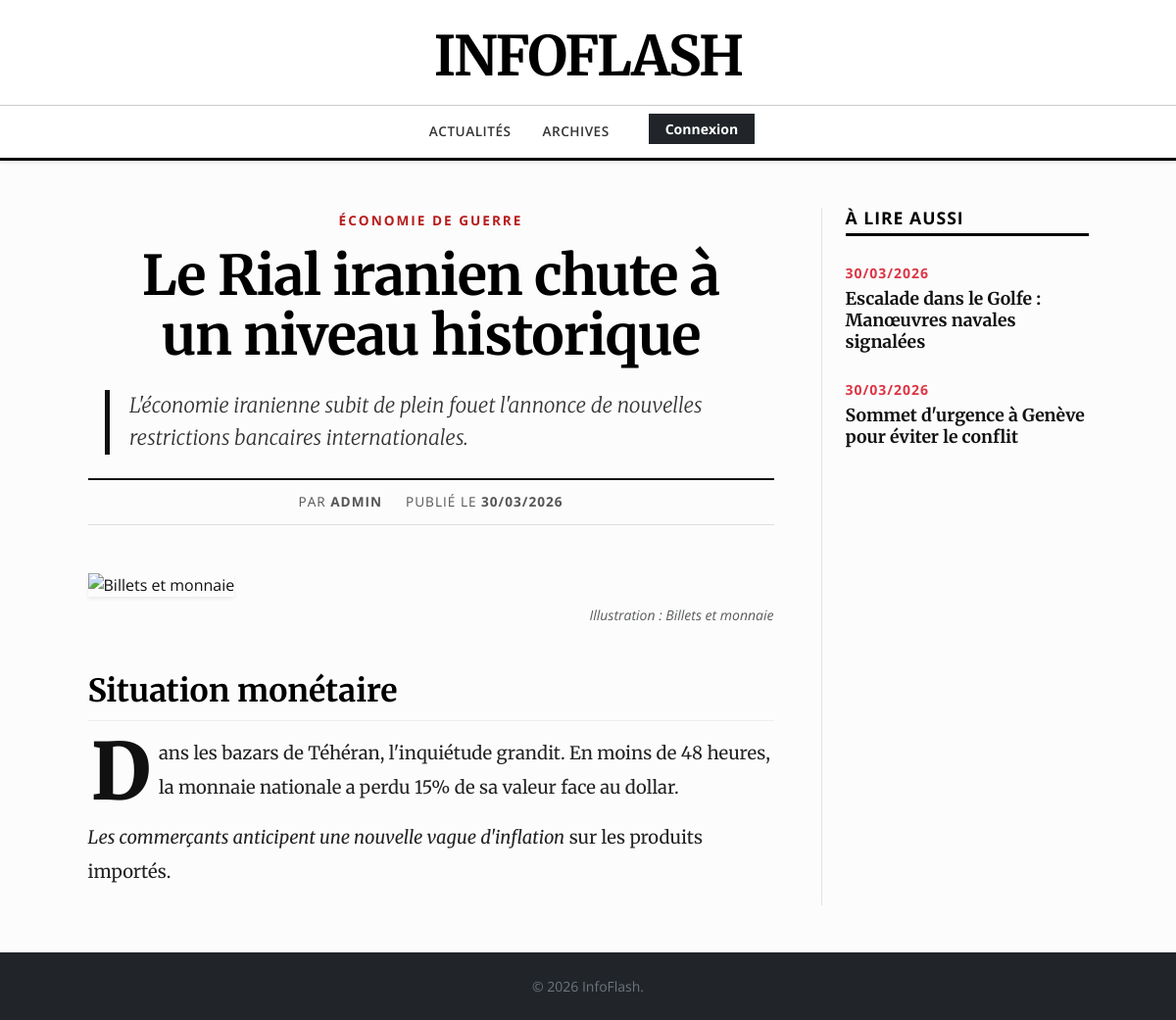
The page /frontoffice/lire.php?slug=chute-rial-iranien-economie on the database its author committed.
### tables this page shows
CREATE TABLE article (
    id INT PRIMARY KEY AUTO_INCREMENT,
    title VARCHAR(255) NOT NULL,
    slug VARCHAR(255) NOT NULL UNIQUE,  
    summary TEXT,  
    content LONGTEXT NOT NULL,
    status ENUM('brouillon', 'publie', 'archive') DEFAULT 'brouillon',
    source_id INT,
    category_id INT,
    user_id INT,  
    created_at TIMESTAMP DEFAULT CURRENT_TIMESTAMP,
    updated_at TIMESTAMP DEFAULT CURRENT_TIMESTAMP ON UPDATE CURRENT_TIMESTAMP,
    FOREIGN KEY (source_id) REFERENCES source(id) ON DELETE SET NULL,
    FOREIGN KEY (category_id) REFERENCES category_article(id) ON DELETE SET NULL,
    FOREIGN KEY (user_id) REFERENCES user(id) ON DELETE SET NULL
);

CREATE TABLE category_article (
    id INT PRIMARY KEY AUTO_INCREMENT,
    name VARCHAR(255) NOT NULL,
    slug VARCHAR(255) UNIQUE  
);

CREATE TABLE user (
    id INT PRIMARY KEY AUTO_INCREMENT,
    username VARCHAR(100) NOT NULL UNIQUE,
    email VARCHAR(255) NOT NULL UNIQUE,
    password VARCHAR(255) NOT NULL,  
    role ENUM('admin', 'editeur') DEFAULT 'editeur',
    created_at TIMESTAMP DEFAULT CURRENT_TIMESTAMP
);

### frontoffice/lire.php (the view, shortened to what this page needs)
<?php
function e($value) { return htmlspecialchars((string) $value, ENT_QUOTES, 'UTF-8'); }
$slug = $_GET['slug'] ?? ''; $article = null; $error = ''; $recentArticles = [];
if (!empty($slug)) {
    try {
        $conn = getConnection();
        $sql = "SELECT a.id, a.title, a.slug, a.summary, a.content, a.created_at, c.name AS category_name, u.username AS author_name,
                s.name AS source_name, s.url AS source_url, COALESCE(ai_main.image_url, ai_any.image_url) AS image_url, COALESCE(ai_main.alt_text, ai_any.alt_text) AS alt_text
                FROM article a LEFT JOIN category_article c ON a.category_id = c.id LEFT JOIN user u ON a.user_id = u.id
                LEFT JOIN source s ON a.source_id = s.id LEFT JOIN article_image ai_main ON ai_main.article_id = a.id AND ai_main.is_main = 1
                LEFT JOIN article_image ai_any ON ai_any.article_id = a.id WHERE a.slug = ? AND a.status = 'publie' GROUP BY a.id";
        $stmt = $conn->prepare($sql); $stmt->bind_param("s", $slug); $stmt->execute(); $result = $stmt->get_result();
        if ($result->num_rows > 0) {
            $article = $result->fetch_assoc();
            $stmtRecent = $conn->prepare("SELECT title, slug, created_at FROM article WHERE status = 'publie' AND id != ? ORDER BY created_at DESC LIMIT 3");
            $stmtRecent->bind_param("i", $article['id']); $stmtRecent->execute();
            $recentArticles = $stmtRecent->get_result()->fetch_all(MYSQLI_ASSOC);
        } else { $error = "Cet article n'est plus disponible."; }
    } catch (Throwable $exception) { $error = "Erreur de chargement."; }
}
$defaultImage = 'https://images.unsplash.com/photo-1504711434969-e33886168f5c?auto=format&fit=crop&w=1200&q=60&fm=webp';
?>
<!DOCTYPE html>
<html lang="fr">
<head>
    <link href="https://cdn.jsdelivr.net/npm/bootstrap@5.3.0/dist/css/bootstrap.min.css" rel="stylesheet">
</head>
<body>
    <header class="bg-white pt-4 pb-3">
        <div class="container text-center"><a href="index.php" class="text-decoration-none"><h1 class="logo-text mb-0">INFOFLASH</h1></a></div>
    </header>
    <nav class="navbar navbar-expand-lg navbar-light journal-header mb-5 sticky-top shadow-sm">
        <div class="container">
            <div class="collapse navbar-collapse justify-content-center" id="navbarNav">
                <ul class="navbar-nav gap-3">
                    <li class="nav-item"><a class="nav-link" href="index.php">ACTUALITÉS</a></li>
                    <li class="nav-item"><a class="nav-link" href="pages/Article.php">ARCHIVES</a></li>
                        <?php if (isset($_SESSION['user_id'])): ?>
                        <li class="nav-item ms-lg-3 d-flex gap-2 align-items-center">
                            <a href="../backoffice/logout.php" class="btn btn-sm btn-danger rounded-0" title="Se déconnecter"><i class="fa-solid fa-power-off"></i></a>
                        </li>
                    <?php else: ?>
                        <li class="nav-item ms-lg-3">
                            <a href="../backoffice/login.php" class="btn btn-sm btn-dark rounded-0 fw-bold px-3">Connexion</a>
                        </li>
                    <?php endif; ?>
                </ul>
            </div>
        </div>
    </nav>
    <main class="container mb-5">
        <?php if ($article):
            $imageUrl = $article['image_url'] ?? $defaultImage;
            $altText = $article['alt_text'] ?? strip_tags($article['title']);
        ?>
            <div class="row justify-content-center">
                <div class="col-lg-8 pe-lg-5">
                    <header class="mb-5 text-center">
                        <span class="category-label"><?php echo e($article['category_name'] ?? 'Édition'); ?></span>
                        <h1 class="article-title fw-bold mb-4 mx-auto" style="max-width: 90%;"><?php echo e(strip_tags($article['title'])); ?></h1>
                        <?php if (!empty($article['summary'])): ?>
                            <div class="article-summary mb-4 text-start mx-auto" style="max-width: 95%;">
                                <?php echo nl2br(e(strip_tags($article['summary']))); ?>
                            </div>
                        <?php endif; ?>
                        <div class="article-meta d-flex justify-content-center gap-4">
                            <span>Par <strong><?php echo e($article['author_name'] ?? 'La Rédaction'); ?></strong></span>
                            <span>Publié le <strong><?php echo date('d/m/Y', strtotime($article['created_at'])); ?></strong></span>
                        </div>
                    </header>
                    <figure class="mb-5">
                        <img src="<?php echo e($imageUrl); ?>" width="1200" height="800" fetchpriority="high" class="img-fluid w-100 shadow-sm" style="object-fit:cover; max-height: 550px;" alt="<?php echo e($altText); ?>">
                        <figcaption class="text-end text-muted small mt-2 fst-italic">Illustration : <?php echo e($altText); ?></figcaption>
                    </figure>
                    <div class="article-content">
                        <?php echo $article['content']; ?>
                    </div>
                </div>
                <aside class="col-lg-3 mt-5 mt-lg-0 border-start ps-lg-4">
                    <div class="position-sticky" style="top: 100px;">
                        <h2 class="sidebar-title">À lire aussi</h2>
                        <div class="d-flex flex-column gap-4">
                            <?php foreach ($recentArticles as $recent): ?>
                                <article>
                                    <span class="text-danger small fw-bold text-uppercase" style="letter-spacing:1px;"><?php echo date('d/m/Y', strtotime($recent['created_at'])); ?></span><br>
                                    <a href="lire.php?slug=<?php echo e($recent['slug']); ?>" class="recent-link lh-sm d-inline-block mt-1">
                                        <?php echo e(strip_tags($recent['title'])); ?>
                                    </a>
                                </article>
                            <?php endforeach; ?>
                        </div>
                    </div>
                </aside>
            </div>
        <?php endif; ?>
    </main>
    <footer class="bg-dark text-white py-4 mt-5"><div class="container text-center"><p class="mb-0 small text-secondary">&copy; <?php echo date("Y"); ?> InfoFlash.</p></div></footer>
</body>
</html>

### frontoffice/lire.php (style rules this page uses)
body { font-family: 'Open Sans', sans-serif; background-color: #fcfcfc; color: #111; }
h1, h2, h3, h4, .logo-text { font-family: 'Merriweather', serif; font-weight: 700; color: #000; }
.logo-text { font-size: 3.5rem; letter-spacing: -2px; }
.journal-header { border-top: 1px solid #ccc; border-bottom: 3px solid #000; background: #fff; }
.nav-link { color: #333; font-weight: 600; text-transform: uppercase; font-size: 0.85rem; letter-spacing: 0.5px; }
.category-label { color: #b71c1c; font-size: 0.85rem; text-transform: uppercase; font-weight: 700; letter-spacing: 2px; }
.article-title { font-size: 3.5rem; line-height: 1.1; letter-spacing: -1px; margin-top: 15px; }
.article-summary { font-family: 'Merriweather', serif; font-size: 1.3rem; font-weight: 300; color: #333; line-height: 1.6; border-left: 5px solid #111; padding-left: 20px; font-style: italic; }
.article-meta { font-size: 0.85rem; color: #555; border-top: 2px solid #111; border-bottom: 1px solid #ddd; padding: 12px 0; text-transform: uppercase; letter-spacing: 1px; }
.article-content { font-family: 'Merriweather', serif; font-size: 1.15rem; line-height: 1.9; color: #222; }
.article-content h2 { font-size: 2rem; margin-top: 2.5rem; margin-bottom: 1rem; border-bottom: 1px solid #eee; padding-bottom: 10px; }
.article-content > p:first-of-type::first-letter { float: left; font-size: 5rem; line-height: 0.8; padding-top: 4px; padding-right: 8px; padding-left: 3px; font-family: 'Merriweather', serif; font-weight: 900; color: #111; }
.sidebar-title { border-bottom: 3px solid #000; padding-bottom: 5px; margin-bottom: 25px; font-size: 1.1rem; text-transform: uppercase; letter-spacing: 1px; font-family: 'Open Sans', sans-serif; }
.recent-link { color: #111; text-decoration: none; font-weight: 700; font-family: 'Merriweather', serif; font-size: 1.1rem; transition: color 0.2s; }

### rows shown on the page
article: category.name "ÉCONOMIE DE GUERRE", title "Le Rial iranien chute à un niveau historique", summary "L'économie iranienne subit de plein fouet l'annonce de nouvelles restrictions bancaires internationales.", user.username "ADMIN", created_at "30/03/2026", content "Situation monétaire Dans les bazars de Téhéran, l'inquiétude grandit. En moins de 48 heures, la monnaie nationale a perdu 15% de sa valeur face au dollar. Les commerçants anticipent une nouvelle vague d'inflation sur les produits importés."
article: created_at "30/03/2026", title "Escalade dans le Golfe : Manœuvres navales signalées"
article: created_at "30/03/2026", title "Sommet d'urgence à Genève pour éviter le conflit"

### other values the page prints
$altText "Billets et monnaie"
